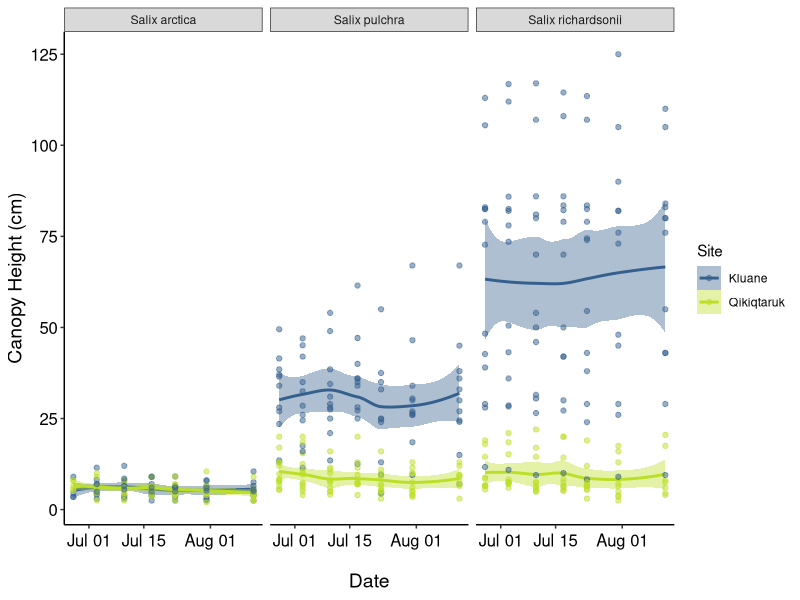
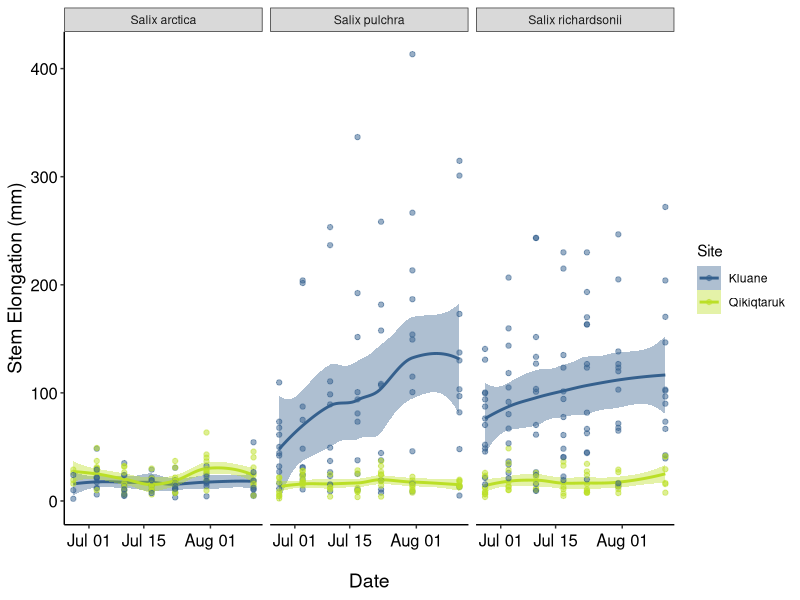
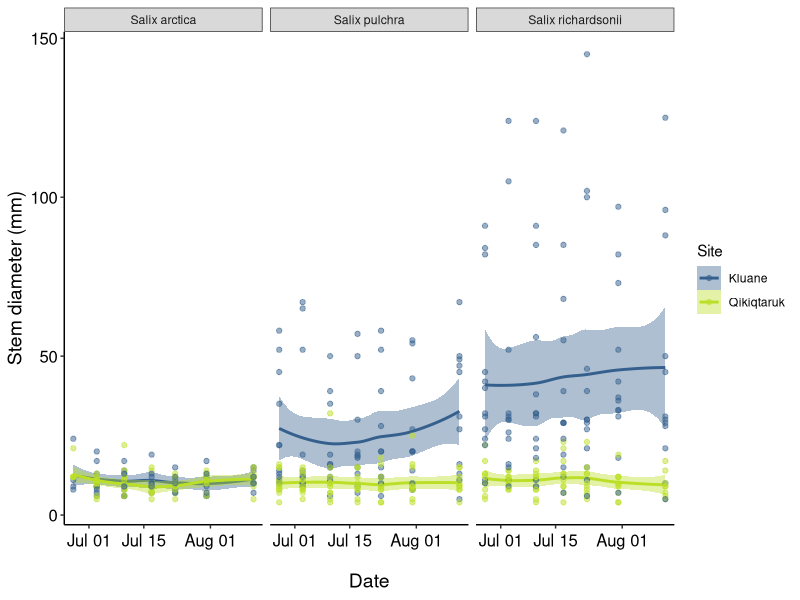
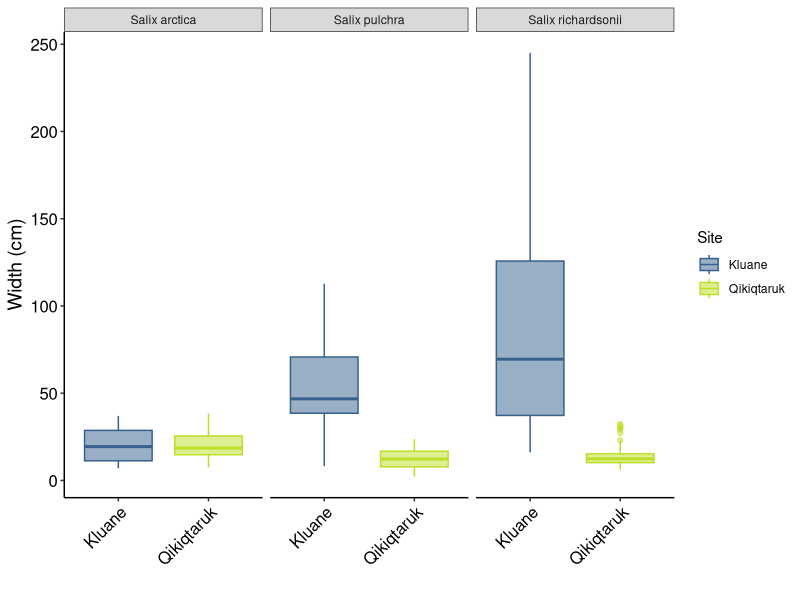
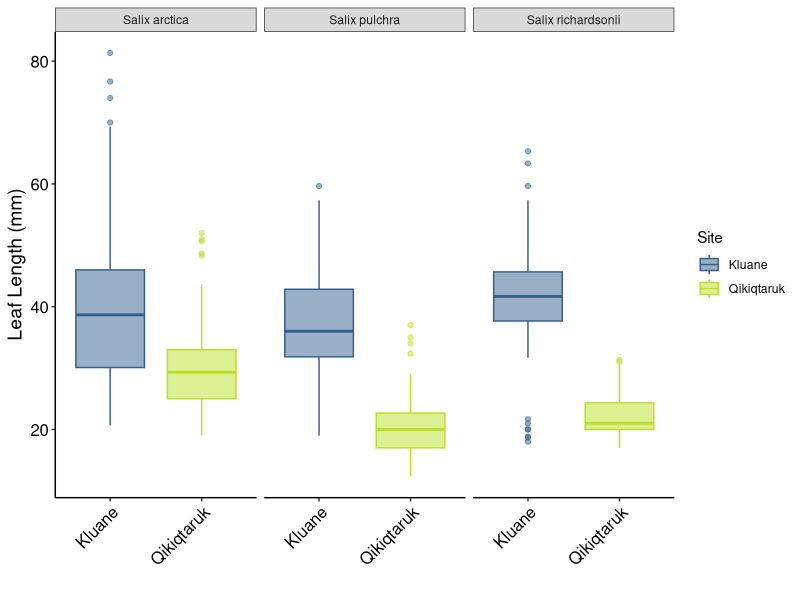
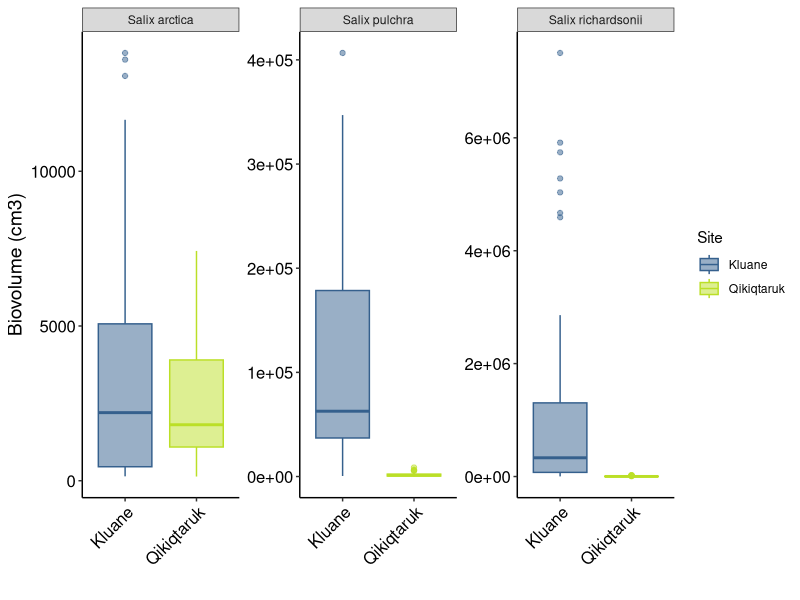
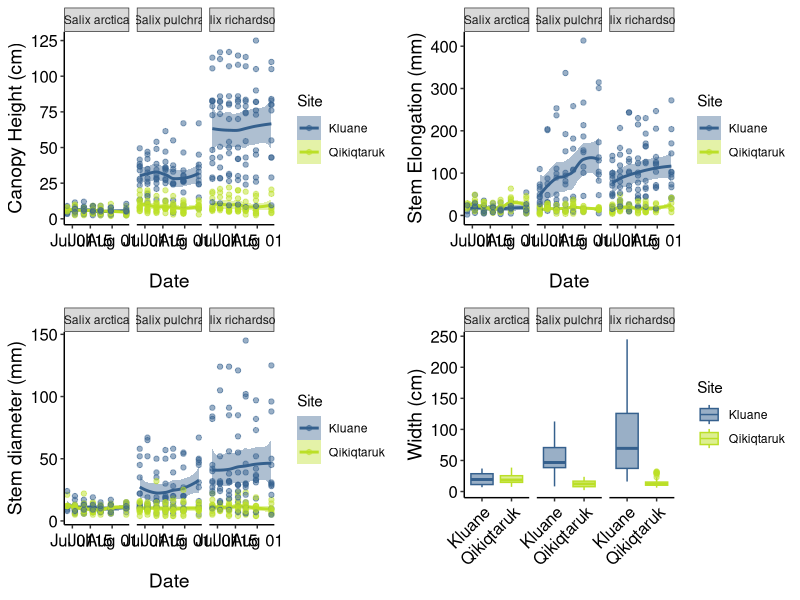
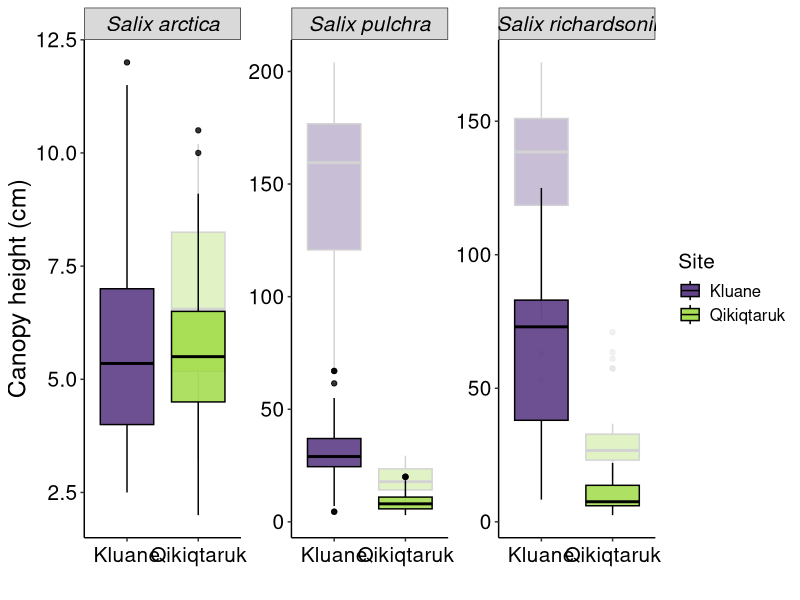

R code for these plots, in order:
#### COMMON GARDEN vs KLUANE WEEKLY SUBSETS 2022
#### Script by Erica Zaja, created 07/10/22
### Last updated: 09/08/2022

# 1. LOADING LIBRARIES ----
library(tidyverse)
library(viridis)
library(readr)
library(readxl)
library(gridExtra)

# 2. LOADING DATA ----

# Data collected in the common garden in summer 2022 (weekly throughout June-July-August)
weekly_garden_2706 <- read_excel("data/common_garden_shrub_data/weekly_subsets/270622_EZ_weekly_garden_2022.xlsx")
weekly_garden_0307 <- read_excel("data/common_garden_shrub_data/weekly_subsets/030722_EZ_weekly_garden_2022.xlsx")
weekly_garden_1007 <- read_excel("data/common_garden_shrub_data/weekly_subsets/100722_EZ_weekly_garden_2022.xlsx")
weekly_garden_1707 <- read_excel("data/common_garden_shrub_data/weekly_subsets/170722_EZ_weekly_garden_2022.xlsx")
weekly_garden_2307 <- read_excel("data/common_garden_shrub_data/weekly_subsets/230722_EZ_weekly_garden_2022.xlsx")
weekly_garden_3107 <- read_excel("data/common_garden_shrub_data/weekly_subsets/310722_EZ_weekly_garden_2022.xlsx")
weekly_garden_1208 <- read_excel("data/common_garden_shrub_data/weekly_subsets/120822_EZ_weekly_garden_2022.xlsx")

# Data collected on Kluane Plateau in summer 2022 (weekly throughout July-August)
weekly_kluane_0108 <- read_excel("data/source_pop_Kluane_shrub_data/weekly_subsets/010822_EZ_weekly_source_pop_Kluane_2022.xlsx")
weekly_kluane_0907 <- read_excel("data/source_pop_Kluane_shrub_data/weekly_subsets/090722_EZ_weekly_source_pop_Kluane_2022.xlsx")
weekly_kluane_1308 <- read_excel("data/source_pop_Kluane_shrub_data/weekly_subsets/130822_EZ_weekly_source_pop_Kluane_2022.xlsx")
weekly_kluane_1607 <- read_excel("data/source_pop_Kluane_shrub_data/weekly_subsets/160722_EZ_weekly_source_pop_Kluane_2022.xlsx")
weekly_kluane_2407 <- read_excel("data/source_pop_Kluane_shrub_data/weekly_subsets/240722_EZ_weekly_source_pop_Kluane_2022.xlsx")


# Data collected in QHI in summer 2022 (weekly throughout July-August)
weekly_QHI_0208 <- read_excel("data/source_pop_Qiki_shrub_data/weekly_subsets/02082022_EZ_weekly_source_pop_Qiki_2022.xlsx")
weekly_QHI_0808 <- read_excel("data/source_pop_Qiki_shrub_data/weekly_subsets/08082022_EZ_weekly_source_pop_Qiki_2022.xlsx")
weekly_QHI_1907 <- read_excel("data/source_pop_Qiki_shrub_data/weekly_subsets/19072022_EZ_weekly_source_pop_Qiki_2022.xlsx")
weekly_QHI_2407 <- read_excel("data/source_pop_Qiki_shrub_data/weekly_subsets/24072022_EZ_weekly_source_pop_Qiki_2022.xlsx")

# 3. DATA WRANGLING ----

# Merging all common garden weekly subsets
all_weekly_garden_2022 <- rbind(weekly_garden_0307, weekly_garden_1007, weekly_garden_1707,
                                weekly_garden_2307, weekly_garden_3107, weekly_garden_1208,
                                weekly_garden_2706)

# Putting variables in right format
all_weekly_garden_2022$Species <- as.factor(all_weekly_garden_2022$Species)
all_weekly_garden_2022$Site <- as.factor(all_weekly_garden_2022$Site)
all_weekly_garden_2022$Month <- as.numeric(all_weekly_garden_2022$Month)
all_weekly_garden_2022$Day <- as.numeric(all_weekly_garden_2022$Day)
all_weekly_garden_2022$Year_planted <- as.numeric(all_weekly_garden_2022$Year_planted)
all_weekly_garden_2022$Year <- as.numeric(all_weekly_garden_2022$Year)
all_weekly_garden_2022$Canopy_Height_cm <- as.numeric(all_weekly_garden_2022$Canopy_Height_cm)
all_weekly_garden_2022$Width_cm <- as.numeric(all_weekly_garden_2022$Width_cm)
all_weekly_garden_2022$Width_2_cm <- as.numeric(all_weekly_garden_2022$Width_2_cm)
all_weekly_garden_2022$Stem_Elongation_1_mm <- as.numeric(all_weekly_garden_2022$Stem_Elongation_1_mm)
all_weekly_garden_2022$Stem_Elongation_2_mm <- as.numeric(all_weekly_garden_2022$Stem_Elongation_2_mm)
all_weekly_garden_2022$Stem_Elongation_3_mm <- as.numeric(all_weekly_garden_2022$Stem_Elongation_3_mm)
all_weekly_garden_2022$Length_1_mm <- as.numeric(all_weekly_garden_2022$Length_1_mm)
all_weekly_garden_2022$Length_2_mm <- as.numeric(all_weekly_garden_2022$Length_2_mm)
all_weekly_garden_2022$Length_3_mm <- as.numeric(all_weekly_garden_2022$Length_3_mm)

str(all_weekly_garden_2022) # checking variable format

# Creating mean stem elongation, mean leaf length and mean width columns
all_weekly_garden_2022 <- all_weekly_garden_2022 %>% 
  mutate(mean_stem_elong = ((Stem_Elongation_1_mm + Stem_Elongation_2_mm + Stem_Elongation_3_mm)/3), 
         mean_leaf_length = ((Length_1_mm + Length_2_mm + Length_3_mm)/3),
         mean_width = ((Width_cm + Width_2_cm)/2), 
         biovolume = (Width_cm*Width_2_cm*Canopy_Height_cm))

# Saving dataframe as csv
write.csv(all_weekly_garden_2022, 'data/common_garden_shrub_data/weekly_subsets/all_weekly_garden_2022.csv')

# Merging all Kluane Plateau weekly subsets
all_weekly_kluane_2022 <- rbind(weekly_kluane_0108, weekly_kluane_0907,
                                weekly_kluane_1308, weekly_kluane_1607,
                                weekly_kluane_2407)

str(all_weekly_kluane_2022) # checking variable types

# Reformatting date
all_weekly_kluane_2022$SampleDate <- as.POSIXct(all_weekly_kluane_2022$SampleDate, format = "%d/%m/%Y")

# Creating mean stem elongation, mean leaf length and mean width columns
all_weekly_kluane_2022 <- all_weekly_kluane_2022 %>% 
  filter(Species != "Salix reticulata") %>% 
  mutate(mean_stem_elong = ((Stem_Elongation_1_mm + Stem_Elongation_2_mm + Stem_Elongation_3_mm)/3), 
         mean_leaf_length = ((Length_1_mm + Length_2_mm + Length_3_mm)/3),
         mean_width = ((Width_cm + Width_2_cm)/2),
         biovolume = (Width_cm*Width_2_cm*Canopy_Height_cm))

all_weekly_kluane_2022 <- all_weekly_kluane_2022[, -c(18:19)] # removing extra columns

# Save as csv
write.csv(all_weekly_kluane_2022, 'data/source_pop_Kluane_shrub_data/weekly_subsets/all_weekly_kluane_2022.csv')

# Merging all QHI weekly subsets
all_weekly_QHI_2022 <- rbind(weekly_QHI_0208, weekly_QHI_0808,
                             weekly_QHI_1907, weekly_QHI_2407)

# Creating mean stem elongation, mean leaf length and mean width columns
all_weekly_QHI_2022 <- all_weekly_QHI_2022 %>% 
  mutate(mean_stem_elong = ((Stem_Elongation_1_mm + Stem_Elongation_2_mm + Stem_Elongation_3_mm)/3), 
         mean_leaf_length = ((Length_1_mm + Length_2_mm + Length_3_mm)/3),
         mean_width = ((Width_cm + Width_2_cm)/2), 
         biovolume = (Width_cm*Width_2_cm*Canopy_Height_cm))

all_weekly_QHI_2022 <- all_weekly_QHI_2022[-c(67:70), ] # removing NA rows

# Save as csv
write.csv(all_weekly_QHI_2022, 'data/source_pop_Qiki_shrub_data/weekly_subsets/all_weekly_QHI_2022.csv')

# Merging Kluane and QHI data
all_source_pop_2022 <- rbind(all_weekly_kluane_2022, all_weekly_QHI_2022)

# Check variable type
str(all_source_pop_2022)

# Putting variables in right format
all_source_pop_2022$Species <- as.factor(all_source_pop_2022$Species)
all_source_pop_2022$Site <- as.factor(all_source_pop_2022$Site)
all_source_pop_2022$Stem_diameter <- as.numeric(all_source_pop_2022$Stem_diameter)

# Saving as csv
write.csv(all_source_pop_2022, 'data/all_source_pop_2022.csv')


# 4. DATA VISUALISATION summer 2022 ----

# 4.1. COMMON GARDEN ----

# a. Canopy height(2022) ----
(plot_weekly_canopy_2022 <- ggplot(all_weekly_garden_2022)+
   geom_smooth(aes(x = Sample_Date, y = Canopy_Height_cm, colour = Site, fill = Site, group = Site, method = "glm")) +
   geom_point(aes(x = Sample_Date, y = Canopy_Height_cm, colour = Site, group = Site), size = 1.5, alpha = 0.5) +
   facet_grid(cols = vars(Species)) +
   ylab("Canopy Height (cm)") +
   xlab("\nDate") +
   scale_colour_viridis_d(begin = 0.3, end = 0.9) +
   scale_fill_viridis_d(begin = 0.3, end = 0.9) +
   theme_bw() +
   theme(panel.border = element_blank(),
         panel.grid.major = element_blank(),
         panel.grid.minor = element_blank(),
         axis.line = element_line(colour = "black"),
         axis.title = element_text(size = 14),
         axis.text.x = element_text(vjust = 0.5, size = 12, colour = "black"),
         axis.text.y = element_text(size = 12, colour = "black")))

# b. Stem elongation (2022) ----
(plot_weekly_stem_2022 <- ggplot(all_weekly_garden_2022) +
   geom_smooth(aes(x = Sample_Date, y= mean_stem_elong, colour = Site, fill = Site, group = Site, method = "glm")) +
   geom_point(aes(x = Sample_Date, y= mean_stem_elong, colour = Site, group = Site), size = 1.5, alpha = 0.5) +
   facet_grid(cols = vars(Species)) +
   ylab("Stem Elongation (mm)") +
   xlab("\nDate") +
   scale_colour_viridis_d(begin = 0.3, end = 0.9) +
   scale_fill_viridis_d(begin = 0.3, end = 0.9) +
   theme_bw() +
   theme(panel.border = element_blank(),
         panel.grid.major = element_blank(),
         panel.grid.minor = element_blank(),
         axis.line = element_line(colour = "black"),
         axis.title = element_text(size = 14),
         axis.text.x = element_text(vjust = 0.5, size = 12, colour = "black"),
         axis.text.y = element_text(size = 12, colour = "black")))

# c. Stem diameter (2022) ----
(plot_weekly_diameter_2022 <- ggplot(all_weekly_garden_2022) +
   geom_smooth(aes(x = Sample_Date, y = Stem_diameter, colour = Site, fill = Site, group = Site, method = "glm")) +
   geom_point(aes(x = Sample_Date, y= Stem_diameter, colour = Site, group = Site), size = 1.5, alpha = 0.5) +
   facet_grid(cols = vars(Species)) +
   ylab("Stem diameter (mm)") +
   xlab("\nDate") +
   scale_colour_viridis_d(begin = 0.3, end = 0.9) +
   scale_fill_viridis_d(begin = 0.3, end = 0.9) +
   theme_bw() +
   theme(panel.border = element_blank(),
         panel.grid.major = element_blank(),
         panel.grid.minor = element_blank(),
         axis.line = element_line(colour = "black"),
         axis.title = element_text(size = 14),
         axis.text.x = element_text(vjust = 0.5, size = 12, colour = "black"),
         axis.text.y = element_text(size = 12, colour = "black")))

# d. Shrub width (2022) ----
(plot_weekly_width_2022 <- ggplot(all_weekly_garden_2022) +
   geom_boxplot(aes(x = Site, y= mean_width, colour = Site, fill = Site, group = Site), size = 0.5, alpha = 0.5) +
   facet_grid(cols = vars(Species)) +
   ylab("Width (cm)") +
   xlab("") +
   scale_colour_viridis_d(begin = 0.3, end = 0.9) +
   scale_fill_viridis_d(begin = 0.3, end = 0.9) +
   theme_bw() +
   theme(panel.border = element_blank(),
         panel.grid.major = element_blank(),
         panel.grid.minor = element_blank(),
         axis.line = element_line(colour = "black"),
         axis.title = element_text(size = 14),
         axis.text.x = element_text(angle = 45, vjust = 1, hjust = 1, size = 12, colour = "black"),
         axis.text.y = element_text(size = 12, colour = "black")))

# e. Leaf length (2022) ----

(plot_weekly_leaf_2022 <- ggplot(all_weekly_garden_2022) +
   geom_boxplot(aes(x = Site, y = mean_leaf_length, colour = Site, fill = Site, group = Site), size = 0.5, alpha = 0.5) +
   facet_grid(cols = vars(Species)) +
   ylab("Leaf Length (mm)") +
   xlab("") +
   scale_colour_viridis_d(begin = 0.3, end = 0.9) +
   scale_fill_viridis_d(begin = 0.3, end = 0.9) +
   theme_bw() +
   theme(panel.border = element_blank(),
         panel.grid.major = element_blank(),
         panel.grid.minor = element_blank(),
         axis.line = element_line(colour = "black"),
         axis.title = element_text(size = 14),
         axis.text.x = element_text(angle = 45, vjust = 1, hjust = 1, size = 12, colour = "black"),
         axis.text.y = element_text(size = 12, colour = "black")))

# f. Biovolume (2022)-----

(plot_weekly_biovol_2022 <- ggplot(all_weekly_garden_2022) +
   geom_boxplot(aes(x = Site, y = biovolume, colour = Site, fill = Site, group = Site), size = 0.5, alpha = 0.5) +
   facet_wrap(~Species, scales = "free_y" ) +
   ylab("Biovolume (cm3)") +
   xlab("") +
   scale_colour_viridis_d(begin = 0.3, end = 0.9) +
   scale_fill_viridis_d(begin = 0.3, end = 0.9) +
   theme_bw() +
   theme(panel.border = element_blank(),
         panel.grid.major = element_blank(),
         panel.grid.minor = element_blank(),
         axis.line = element_line(colour = "black"),
         axis.title = element_text(size = 14),
         axis.text.x = element_text(angle = 45, vjust = 1, hjust = 1, size = 12, colour = "black"),
         axis.text.y = element_text(size = 12, colour = "black")))

# facet plot
facet_weekly_traits_2022 <- grid.arrange(plot_weekly_canopy_2022, plot_weekly_stem_2022, 
                                         plot_weekly_diameter_2022, plot_weekly_width_2022, 
                                         ncol=2)

# 4.2. SOURCE POP. VS GARDEN ----
str(all_source_pop_2022)

# a. Canopy height ----
(plot_height_compare_2022 <- ggplot() +
   geom_boxplot(data = all_source_pop_2022, aes(x = Site, y = Canopy_Height_cm, fill = Site, group = Site), colour = "lightgrey", size = 0.5, alpha = 0.3) +
   geom_boxplot(data = all_weekly_garden_2022, aes(x = Site, y = Canopy_Height_cm, fill = Site, group = Site), colour = "black", size = 0.5, alpha = 0.8) +
   #facet_grid(cols = vars(Species)) +
    facet_wrap(~Species, scales="free_y")+
   ylab("Canopy height (cm)") +
   xlab("") +
    scale_colour_viridis_d(begin = 0.1, end = 0.85) +
    scale_fill_viridis_d(begin = 0.1, end = 0.85) +
    theme_bw() +
    theme(panel.border = element_blank(),
          panel.grid.major = element_blank(),
          panel.grid.minor = element_blank(),
          strip.text = element_text(size = 15, color = "black", face = "italic"),
          legend.title = element_text(size=15), #change legend title font size
          legend.text = element_text(size=12),
          axis.line = element_line(colour = "black"),
          axis.title = element_text(size = 18),
          axis.text.x = element_text(vjust = 0.5, size = 15, colour = "black"),
          axis.text.y = element_text(size = 15, colour = "black")))

# b. Stem elongation ----
(plot_stem_elong_compare_2022 <- ggplot() +
    geom_boxplot(data = all_source_pop_2022, aes(x = Site, y = mean_stem_elong, fill = Site, group = Site), colour = "lightgrey", size = 0.5, alpha = 0.3) +
    geom_boxplot(data = all_weekly_garden_2022, aes(x = Site, y = mean_stem_elong, fill = Site, group = Site), colour = "black", size = 0.5, alpha = 0.8) +
    #facet_grid(cols = vars(Species)) +
    facet_wrap(~Species, scales="free_y")+
    ylab("Stem elongation (mm)") +
    xlab("") +
    scale_colour_viridis_d(begin = 0.1, end = 0.85) +
    scale_fill_viridis_d(begin = 0.1, end = 0.85) +
    theme_bw() +
    theme(panel.border = element_blank(),
          panel.grid.major = element_blank(),
          panel.grid.minor = element_blank(),
          strip.text = element_text(size = 15, color = "black", face = "italic"),
          legend.title = element_text(size=15), #change legend title font size
          legend.text = element_text(size=12),
          axis.line = element_line(colour = "black"),
          axis.title = element_text(size = 18),
          axis.text.x = element_text(vjust = 0.5, size = 15, colour = "black"),
          axis.text.y = element_text(size = 15, colour = "black")))


# c. Stem diameter ----

(plot_diameter_compare_2022 <- ggplot() +
   geom_boxplot(data = all_source_pop_2022, aes(x = Site, y = Stem_diameter, fill = Site, group = Site), colour = "lightgrey", size = 0.5, alpha = 0.3) +
   geom_boxplot(data = all_weekly_garden_2022, aes(x = Site, y = Stem_diameter, fill = Site, group = Site), colour = "black", size = 0.5, alpha = 0.8) +
   # facet_grid(cols = vars(Species)) +
    facet_wrap(~Species, scales="free_y")+
    ylab("Stem diameter (mm)") +
   xlab("") +
   scale_colour_viridis_d(begin = 0.85, end = 0.4) +
   scale_fill_viridis_d(begin = 0.85, end = 0.4) +
   theme_bw() +
   theme(panel.border = element_blank(),
         panel.grid.major = element_blank(),
         panel.grid.minor = element_blank(),
         axis.line = element_line(colour = "black"),
         axis.title = element_text(size = 14),
         axis.text.x = element_text(angle = 45, vjust = 1, hjust = 1, size = 12, colour = "black"),
         axis.text.y = element_text(size = 12, colour = "black")))

# d. Shrub width ----

(plot_width_compare_2022 <- ggplot() +
   geom_boxplot(data = all_source_pop_2022, aes(x = Site, y = mean_width, fill = Site, group = Site), colour = "lightgrey", size = 0.5, alpha = 0.3) +
   geom_boxplot(data = all_weekly_garden_2022, aes(x = Site, y = mean_width, fill = Site, group = Site), colour = "black", size = 0.5, alpha = 0.8) +
   facet_grid(cols = vars(Species)) +
   ylab("Shrub width (m)") +
   xlab("") +
   scale_colour_viridis_d(begin = 0.85, end = 0.4) +
   scale_fill_viridis_d(begin = 0.85, end = 0.4) +
   theme_bw() +
   theme(panel.border = element_blank(),
         panel.grid.major = element_blank(),
         panel.grid.minor = element_blank(),
         axis.line = element_line(colour = "black"),
         axis.title = element_text(size = 14),
         axis.text.x = element_text(angle = 45, vjust = 1, hjust = 1, size = 12, colour = "black"),
         axis.text.y = element_text(size = 12, colour = "black")))

# e. Leaf length -----

(plot_leaf_compare_2022 <- ggplot() +
   geom_boxplot(data = all_source_pop_2022, aes(x = Site, y = mean_leaf_length, fill = Site, group = Site), colour = "lightgrey", size = 0.5, alpha = 0.3) +
   geom_boxplot(data = all_weekly_garden_2022, aes(x = Site, y = mean_leaf_length, fill = Site, group = Site), colour = "black", size = 0.5, alpha = 0.8) +
   #facet_grid(cols = vars(Species)) +
    facet_wrap(~Species, scales="free_y")+
   ylab("Leaf length (mm)") +
   xlab("") +
    scale_colour_viridis_d(begin = 0.1, end = 0.85) +
    scale_fill_viridis_d(begin = 0.1, end = 0.85) +
    theme_bw() +
    theme(panel.border = element_blank(),
          panel.grid.major = element_blank(),
          panel.grid.minor = element_blank(),
          strip.text = element_text(size = 15, color = "black", face = "italic"),
          legend.title = element_text(size=15), #change legend title font size
          legend.text = element_text(size=12),
          axis.line = element_line(colour = "black"),
          axis.title = element_text(size = 18),
          axis.text.x = element_text(vjust = 0.5, size = 15, colour = "black"),
          axis.text.y = element_text(size = 15, colour = "black")))

# f. Biovolume ----
(plot_biovol_compare_2022 <- ggplot() +
   geom_boxplot(data = all_source_pop_2022, aes(x = Site, y = biovolume, fill = Site, group = Site), colour = "lightgrey", size = 0.5, alpha = 0.3) +
   geom_boxplot(data = all_weekly_garden_2022, aes(x = Site, y = biovolume, fill = Site, group = Site), colour = "black", size = 0.5, alpha = 0.8) +
   facet_wrap(~Species, scales = "free_y") +
   ylab("Biovoume (cm3)") +
   xlab("") +
   scale_colour_viridis_d(begin = 0.85, end = 0.4) +
   scale_fill_viridis_d(begin = 0.85, end = 0.4) +
   theme_bw() +
   theme(panel.border = element_blank(),
         panel.grid.major = element_blank(),
         panel.grid.minor = element_blank(),
         axis.line = element_line(colour = "black"),
         axis.title = element_text(size = 14),
         axis.text.x = element_text(angle = 45, vjust = 1, hjust = 1, size = 12, colour = "black"),
         axis.text.y = element_text(size = 12, colour = "black")))


# facet plot
facet_weekly_compare_2022 <- grid.arrange(plot_leaf_compare_2022, plot_width_compare_2022, 
                                         plot_diameter_compare_2022, plot_height_compare_2022,
                                         ncol=2)

facet_weekly_compare_2022_b <- grid.arrange(plot_diameter_compare_2022, plot_stem_elong_compare_2022, plot_height_compare_2022,
                                            ncol=1)
                                          

# TO DO ----
# Questions: do patterns focused on 2022 match long-term data?
## Make MEAN MONTHLY or WEEKLY TEMP etc. to compare to monthly shrub measurements?
## Need to extract climate data for longterm shrub measurements OR do I not need this because we know that
# Kluane is warmer than QHI, so no relationships with climate needed
